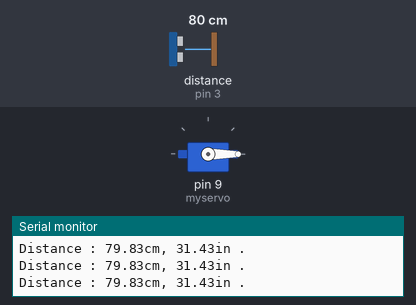
Bench run of a sketch on a simulated Arduino Uno, built with avr-gcc and run on an emulated ATmega328P. On the bench: servo, the last lines printed to the serial monitor. Wiring (inferred from the names in the program): ultrasonic range finder: trigger pin 2; echo pin 3. The test bench sets the inputs (shaded band); at power-on: distance to the obstacle (sensor on pin 3) 80 cm. The echo pulse lasts 58.3 µs per cm.

Above: at 1.2 s.
1.3 s: distance to the obstacle (sensor on pin 3) set to 99 cm
2.8 s: distance to the obstacle (sensor on pin 3) set to 106 cm
At 4.0 s:
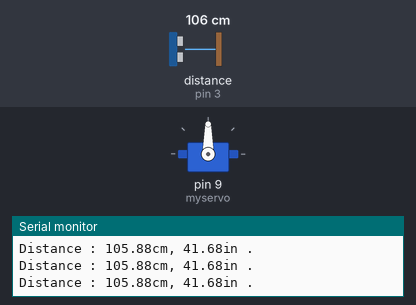
4.3 s: distance to the obstacle (sensor on pin 3) set to 2 cm
At 5.5 s:
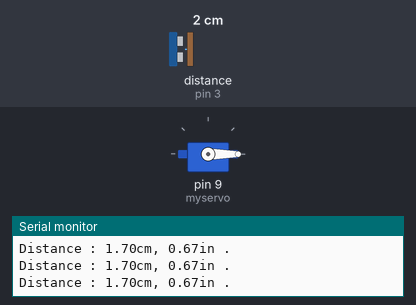
5.8 s: distance to the obstacle (sensor on pin 3) set to 120 cm
At 7.3 s:
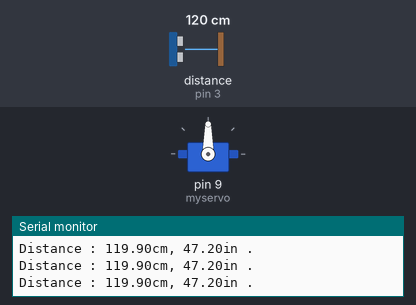
Timing chart, 0 to 8.3 s (numbered marks = the images above; inputs shaded):
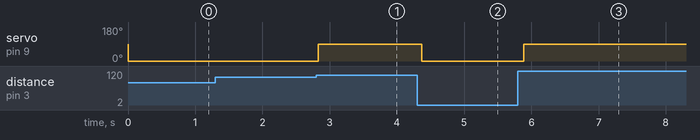

The sketch:

dazzling_wluff_jarv1.ino
```cpp
#include <Servo.h>
Servo myservo;
int trigger=2;
int echo=3;

void setup(){
  pinMode(trigger, OUTPUT);
  pinMode(echo, INPUT);
  myservo.attach(9); // servo pin no =9. j kono pwm pin er sathe connect korte hbe
  Serial.begin(9600);

}

void loop()
{

  float duration, cm, inc;
  digitalWrite(trigger,LOW);
  delayMicroseconds(2);
  digitalWrite(trigger,HIGH);
  delayMicroseconds(10);
   digitalWrite(trigger,LOW);
  duration= pulseIn (echo, HIGH);
 cm=(duration/2)/29.1;
  inc= cm/2.54;

  if(inc >=40 && inc <=60)
  {
    myservo.write(90);
  }
  else
  {
    myservo.write(0);
  }


  Serial.print("Distance : ");
  Serial.print(cm);
  Serial.print("cm, ");
  Serial.print(inc);
  Serial.println("in .");
  delay(250); // Wait for 100 millisecond(s)


  }
```

Measured:
- the behaviour switches between 101 and 102 cm on distance to the obstacle (sensor on pin 3) (found by bisection; images 0 and 1)
- after the input at 2.8 s, servo on pin 9 (myservo): 0° → 90° at once
- after the input at 4.3 s, servo on pin 9 (myservo): 90° → 0° after 0.07 s
- after the input at 5.8 s, servo on pin 9 (myservo): 0° → 90° after 0.09 s
